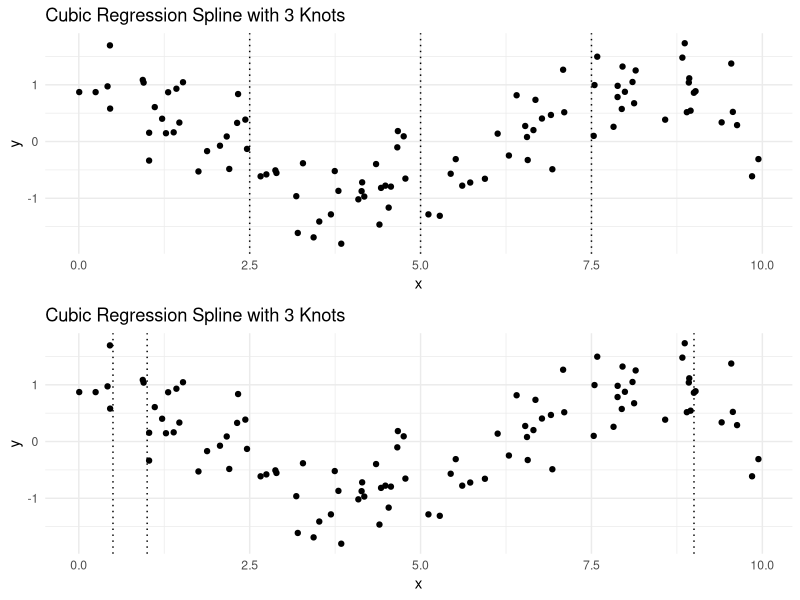

R code for this plot:
library(tidyverse)
library(gridExtra)

set.seed(123)
n <- 100

x <- runif(n, 0, 10)
y <- cos((pi / 4)*x) + rnorm(n, 0, 0.5)

p1 <- data.frame(x = x, y = y) %>%
  ggplot(aes(x = x, y = y)) +
  geom_point() +
  theme_minimal() +
  geom_smooth(
    formula = y ~ bs(x, df = 3, knots = c(2.5, 5, 7.5)),
    method = "lm",
    se = F
  ) +
  geom_vline(xintercept = 2.5,
             linetype = "dotted") +
  geom_vline(xintercept = 5,
             linetype = "dotted")+
  geom_vline(xintercept = 7.5,
             linetype = "dotted") +
  ggtitle("Cubic Regression Spline with 3 Knots")



p2 <- data.frame(x = x, y = y) %>%
  ggplot(aes(x = x, y = y)) +
  geom_point() +
  theme_minimal() +
  geom_smooth(
    formula = y ~ bs(x, df = 3, knots = c(0.5, 1, 9)),
    method = "lm",
    se = F
  ) +
  geom_vline(xintercept = 0.5,
             linetype = "dotted") +
  geom_vline(xintercept = 1,
             linetype = "dotted")+
  geom_vline(xintercept = 9,
             linetype = "dotted") +
  ggtitle("Cubic Regression Spline with 3 Knots")


grid.arrange(p1, p2, ncol = 1)